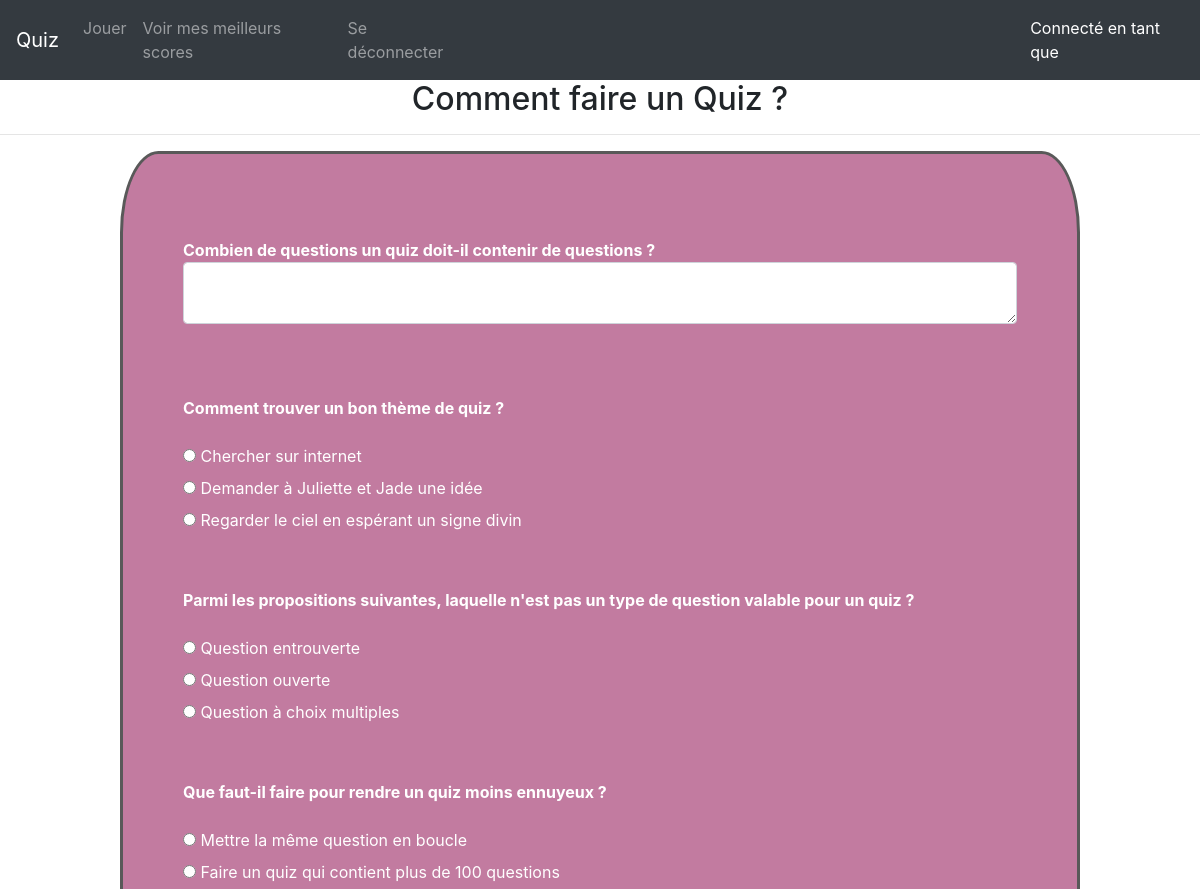
Page /pages/jouer.php?id=1 (upper part) on the earlier database version.
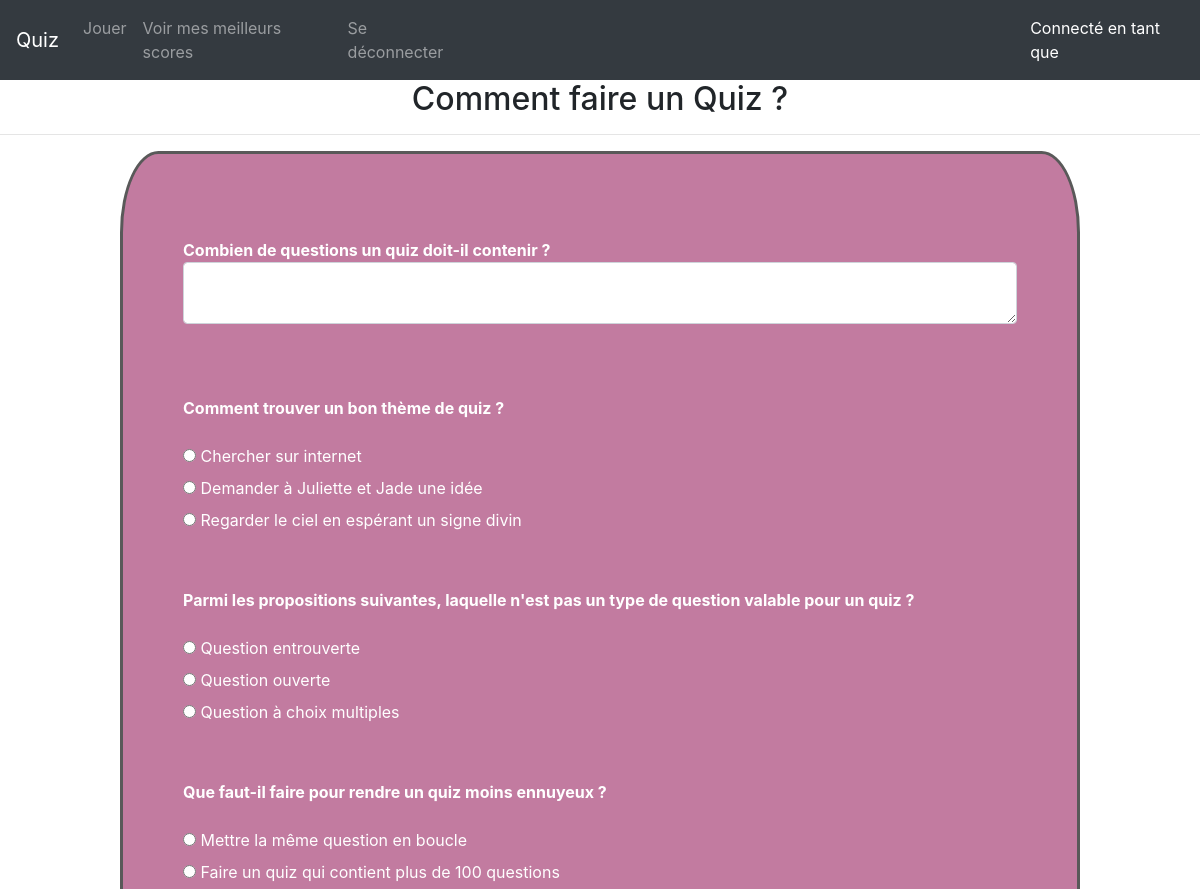
Same page on the later database version.
### tables this page shows
CREATE TABLE `quiz` (
  `no_quiz` int(20) NOT NULL,
  `nom` varchar(200) NOT NULL,
  `meilleur_score` int(20) NOT NULL,
  `meilleur_temps` int(20) NOT NULL,
  `temps_max` int(20) NOT NULL,
  `nb_question` int(20) NOT NULL,
  `login_ad` varchar(20) DEFAULT NULL
);

CREATE TABLE `question` (
  `no_question` int(20) NOT NULL,
  `lib_question` varchar(200) NOT NULL,
  `bonne_rep` varchar(200) NOT NULL,
  `type` varchar(20) NOT NULL,
  `no_quiz` int(20) DEFAULT NULL
);

CREATE TABLE `reponse` (
  `no_rep` int(20) NOT NULL,
  `lib_rep` varchar(200) NOT NULL,
  `no_question` int(20) DEFAULT NULL
);

### pages/jouer.php (the view, shortened to what this page needs)
<!DOCTYPE html>
<html>
<head>
  <link rel="stylesheet" href="../css/style_jouer.css">
  <?php include '../lib/bootstrap_header.php'; ?>
  <?php include '../includes/menu_deconnexion.php'; ?>
</head>
<body>
    <?php
    require("../bdd/connect.php");
    $req_quiz = 'SELECT * FROM QUIZ ';
    $data_quiz = $bdd->query($req_quiz);
    for($i=1;$i<=$_GET['id'];$i++)
    {
      $Tuple=$data_quiz->fetch();
      $nom_quiz = $Tuple['nom'];
      $numero_quiz = $Tuple['no_quiz'];
      $nb_question = $Tuple['nb_question'];
    }
    ?>
    <h2><?php echo $nom_quiz ?></h2>
    <hr/>
    <div class="bloc_quiz"><form action="resultat.php" method="POST">
    <?php
    $req_questions = 'SELECT * FROM QUESTION';
    $data_questions = $bdd->query($req_questions);
    for($i=1;$i<=$nb_question;$i++)
    {
      $Tuple=$data_questions->fetch();
      if($Tuple['no_quiz']==$numero_quiz)
      {
        echo '<br/><strong><div class="libelle_question">'.$Tuple['lib_question'].'</div></strong>';
        if($Tuple['type']=='ouverte')
        {
          echo '<textarea id="reponse" name="reponse'.$Tuple['no_question'].'" class="form-control" required></textarea>';
        }
        elseif ($Tuple['type']=='CM')
        {
          $req_rep = 'SELECT * FROM REPONSE';
          $data_rep = $bdd->query($req_rep);
          while ($TupleR=$data_rep->fetch())
          {
            if($Tuple['no_question']==$TupleR['no_question'])
            {
              ?>
               <br>
               <input type="radio" name ="reponse<?php echo $Tuple['no_question']?>" value="<?php echo $TupleR['lib_rep']?>">
               <label class="libelle_reponse"><?php echo $TupleR['lib_rep']?></label>
              <?php
            }
          }
        }
        echo '<br><br>';
      }
    }
    ?>
    </form>
    </div>
  <?php include '../includes/footer.php'; ?>
  <?php include '../lib/bootstrap_footer.php'; ?>
</body>
</html>

### lib/bootstrap_header.php (shortened to what this page needs)
<!DOCTYPE html>
<html lang="en" dir="ltr">
  <head>
  </head>
  <body>
    <link rel="stylesheet" href="https://maxcdn.bootstrapcdn.com/bootstrap/4.0.0/css/bootstrap.min.css"
>
    <link href="https://maxcdn.bootstrapcdn.com/font-awesome/4.7.0/css/font-awesome.min.css" rel="stylesheet">
  </head>
  </body>
</html>

### includes/menu_deconnexion.php (shortened to what this page needs)
<!DOCTYPE html>
<html lang="en" dir="ltr">
  <head>
    <link rel="stylesheet" href="../css/style_header.css">
  </head>
  <body>
    <nav class="navbar navbar-dark bg-dark navbar-expand-lg">
      <a class="navbar-brand" href="index.php">Quiz</a>
      <div class="collapse navbar-collapse" id="navbarSupportedContent">
        <ul class="navbar-nav mr-auto">
          <li class="nav-item">
            <a class="nav-link" id="jouer" href="choix_quiz.php">Jouer</a>
          </li>
          <li class="nav-item">
            <a class="nav-link" id="voir_scores" href="voir_score.php">Voir mes meilleurs scores</a>
          </li>
          <li class="nav-item">
            <a class="nav-link" id="se_deconnecter" href="logout.php">Se déconnecter</a>
          </li>
          <li class="nav-item">
            <div class="nav-link" id="etat_connexion"> Connecté en tant que <?php echo $_SESSION['login_entre'] ?> </div>
          </li>
        </ul>
      </div>
    </nav>
  </body>
</html>

### includes/footer.php (shortened to what this page needs)
<!DOCTYPE html>
<html lang="en" dir="ltr">
  <head>
    <link rel="stylesheet" href="../css/style_footer.css">
  </head>
  <body>
  </body>
</html>

### lib/bootstrap_footer.php (shortened to what this page needs)
<!DOCTYPE html>
<html lang="en" dir="ltr">
  <head>
  </head>
  <body>
  </body>
</html>

### css/style_jouer.css (style rules this page uses)
h2 { text-align:center; font-family:Courrier, monospace; }
.bloc_quiz { color:white; background-color:#c27ba0ff; border-color : #595959; border-radius : 4%; border-style:solid; border-width:7%; width:80%; padding:5%; margin-left: auto; margin-right: auto; }

### css/style_header.css (style rules this page uses)
#etat_connexion { margin-left:550px; color:white; }

Differences in the rows shown:
changed question: lib_question "Combien de questions un quiz doit-il contenir de questions ?" → "Combien de questions un quiz doit-il contenir ?"
